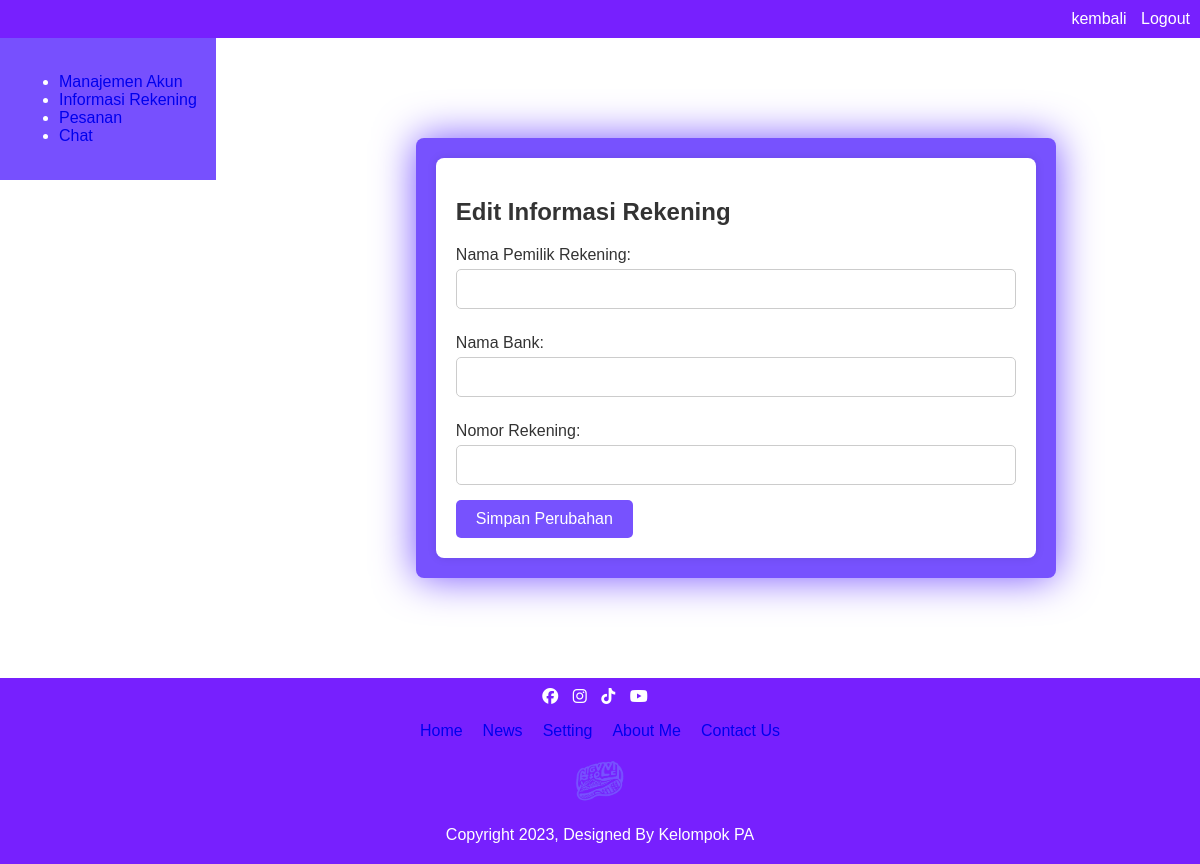
Page /pages/edit_rekening.php (signed in) on the earlier database version.
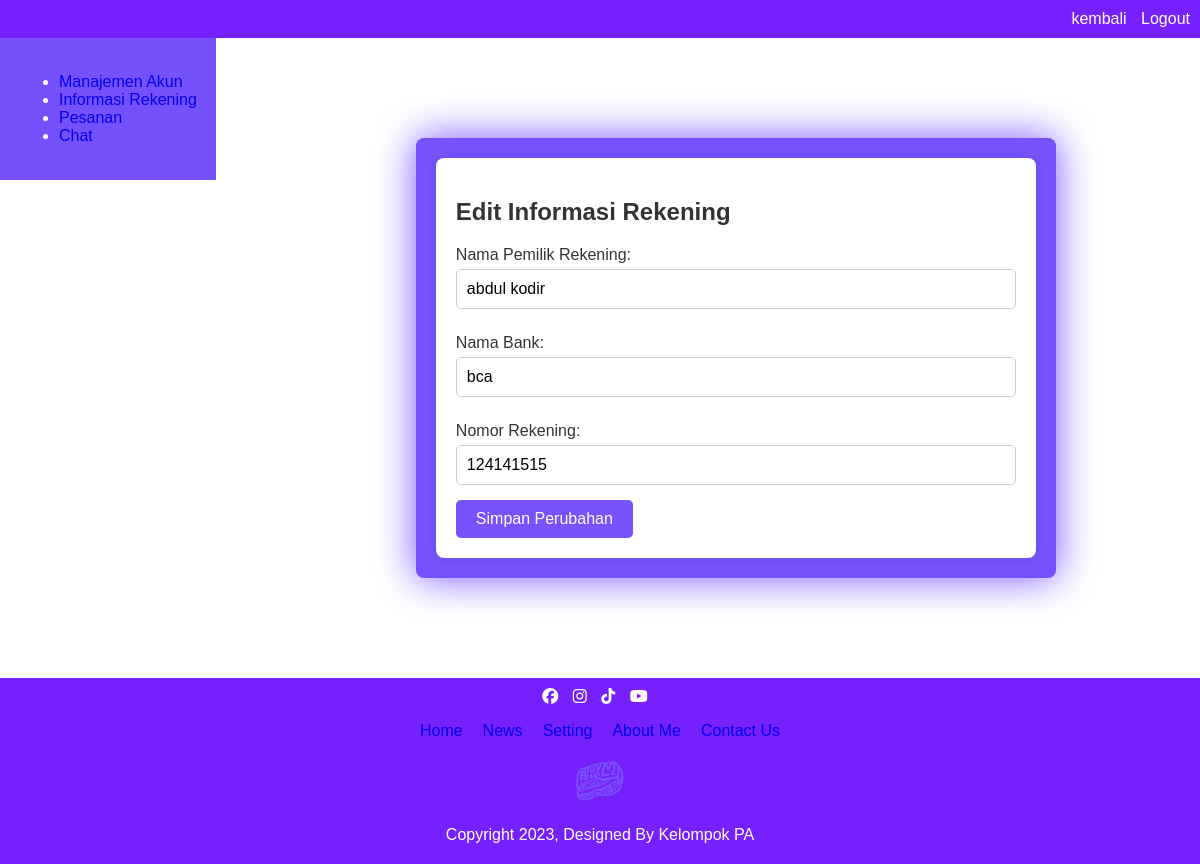
Same page on the later database version.
### tables this page shows
CREATE TABLE `rekening_user` (
  `id_rekening` int(11) NOT NULL,
  `id_pelanggan` int(11) NOT NULL,
  `nama_rekening` varchar(255) NOT NULL,
  `nama_bank` varchar(255) NOT NULL,
  `no_rekening` int(11) NOT NULL
);

### util/loginSession.php (called while the page is built, shortened)
<?php
if(!isset($_SESSION['logged'])){
    echo "<script>
        alert('Anda Belum Login Broo');
        document.location.href = '../pages/login.php';
    </script>";
}else{
    if (isset($_SESSION['username'])) {
        $id_akun  = $_SESSION['id_akun'];
    } else {
        echo "<script>
                alert('Akun Tidak Ditemukan');
                document.location.href = '../pages/login.php';
            </script>";
    }
}
?>

### pages/edit_rekening.php (the view, shortened to what this page needs)
<?php
require "../util/koneksi.php";
require "../util/loginSession.php";
$id_akun = $id_akun;
$query_select_rekening = "SELECT * FROM rekening_user WHERE id_pelanggan = $id_akun";
$result_select_rekening = mysqli_query($conn, $query_select_rekening);
$nama_bank = "";
$no_rekening = "";
$nama_rekening = "";
if(mysqli_num_rows($result_select_rekening) > 0) {
    $row_rekening = mysqli_fetch_assoc($result_select_rekening);
    $nama_bank = $row_rekening['nama_bank'];
    $no_rekening = $row_rekening['no_rekening'];
    $nama_rekening = $row_rekening['nama_rekening'];
}
?>
<!DOCTYPE html>
<html lang="en">
<head>
    <link rel="stylesheet" href="path-to-your-fontawesome/css/all.css">
    <link rel="stylesheet" href="../style/edit_rekening.css">
</head>
<body>
    <nav>
        <a href="UserPage.php">kembali</a>
        <a href="../util/logout.php">Logout</a>
    </nav>
    <header>
        <aside>
            <ul>
                <li><a href="#" class="menu-link">Manajemen Akun</a></li>
                <li><a href="informasi_rekening.php" class="menu-item">Informasi Rekening</a></li>
                <li><a href="pesanan.php" class="menu-item">Pesanan</a></li>
                <li><a href="TG_CONTACT.php" class="menu-item">Chat</a></li>
            </ul>
        </aside>
        <main>
            <div class="form-edit rekening">
            <h2>Edit Informasi Rekening</h2>
            <form action="" method="post">
                <label for="nama_rekening">Nama Pemilik Rekening:</label>
                <input type="text" id="nama_rekening" name="nama_rekening" value="<?= $nama_rekening ?>" required>
                <br>
                <label for="nama_bank">Nama Bank:</label>
                <input type="text" id="nama_bank" name="nama_bank" value="<?= $nama_bank ?>" required>
                <br>
                <label for="no_rekening">Nomor Rekening:</label>
                <input type="number" id="no_rekening" name="no_rekening" value="<?= $no_rekening ?>" required>
                <br>
                <button type="submit">Simpan Perubahan</button>
            </form>
        </div>
        </main>
    </header>
    <footer class="footer" id="setting">
        <div class="icon">
            <a href="#"><i class="fab fa-facebook"></i></a>
            <a href="#"><i class="fab fa-instagram"></i></a>
            <a href="#"><i class="fab fa-tiktok"></i></a>
            <a href="#"><i class="fab fa-youtube"></i></a>
        </div>
        <div class="footern">
            <ul>
                <li><a href="#">Home</a></li>
                <li><a href="#">News</a></li>
                <li><a href="#">Setting</a></li>
                <li><a href="#">About Me</a></li>
                <li><a href="#">Contact Us</a></li>
            </ul>
        </div>
        <div class="footerb">
            <img src="../asset/logo.png" alt="" style="width: 50px; height: 50px;">
            <p>Copyright 2023, Designed By Kelompok PA</p>
        </div>
    </footer>
</body>
</html>

Differences in the rows shown:
added rekening_user: nama_rekening "abdul kodir", nama_bank "bca", no_rekening "124141515"
